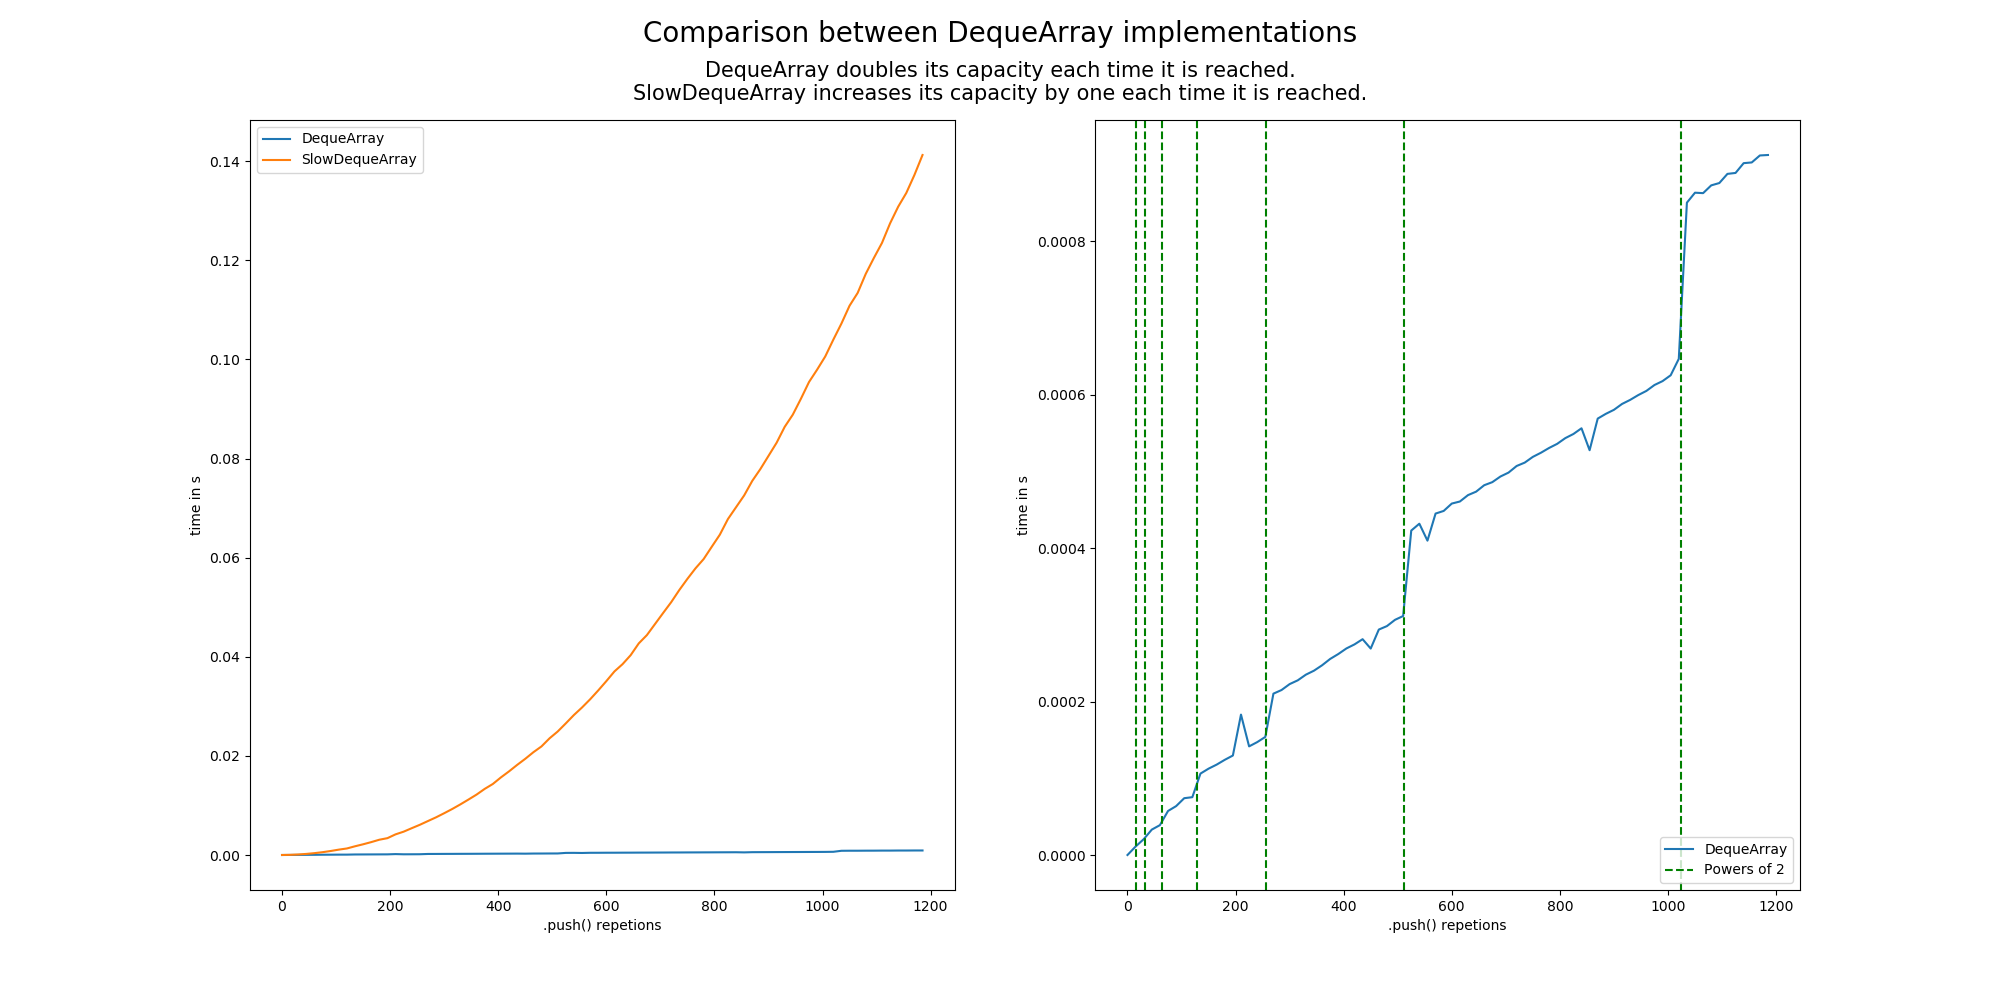

Generate this figure with Python:
import timeit
import matplotlib.pyplot as plt

setup_fast = ('from DequeArray import DequeArray;'
              'a = DequeArray()')
setup_slow = ('from DequeArray import SlowDequeArray;'
              'a = SlowDequeArray()')
command = 'a.push(5435980)'

repetions = range(0, 1200, 15)
slowdeqtimes = []
fastdeqtimes = []

for i in repetions:
    # taking min of 10 runs each time to reduce variance caused by other procceses
    slowdeqtimes.append(min(timeit.repeat(command, setup_slow, repeat=10, number=i)))
    fastdeqtimes.append(min(timeit.repeat(command, setup_fast, repeat=10, number=i)))


fig = plt.figure(figsize=(20, 10))

plt.suptitle('Comparison between DequeArray implementations', fontsize=20)
plt.figtext(0.5, 0.9, 'DequeArray doubles its capacity each time it is reached.\n'
            'SlowDequeArray increases its capacity by one each time it is reached.',
            fontsize=15, ha='center')

plt.subplot(121)
plt.ylabel('time in s')
plt.xlabel('.push() repetions')
plt.plot(repetions, fastdeqtimes, label='DequeArray')
plt.plot(repetions, slowdeqtimes, label='SlowDequeArray')
plt.legend()

plt.subplot(122)
plt.ylabel('time in s')
plt.xlabel('.push() repetions')
plt.plot(repetions, fastdeqtimes, label='DequeArray')

plt.axvline(x=2**4, color='green', linestyle='dashed', label='Powers of 2')
for xc in [2**i for i in range(5, 11)]:
    plt.axvline(x=xc, color='green', linestyle='dashed')

plt.legend()

plt.show()
